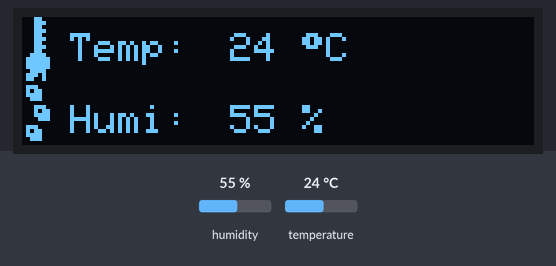
Recording of a sketch running on a simulated Arduino Uno, built with avr-gcc and run on an emulated ATmega328P. Parts: 128×32 one-colour display. Inputs (shaded band) come from the test bench; at power-on: humidity 55 %, temperature 24 °C. The display library's start-up logo is not drawn.

Above: at 3.2 s.
3.3 s: humidity set to 22 %
At 5.3 s:
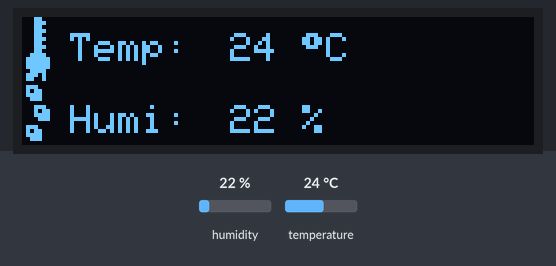
5.6 s: temperature set to 12 °C
At 7.4 s:
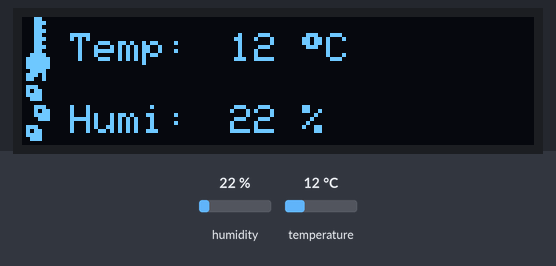
7.7 s: humidity set to 40 %
At 9.5 s:
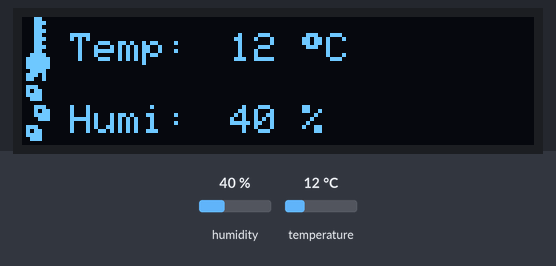
9.8 s: temperature set to 19 °C
At 11.8 s:
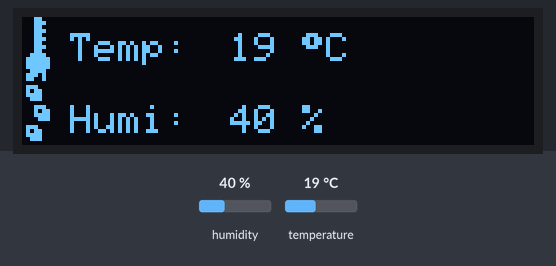
Timing chart, 0 to 12.9 s (numbered marks = the images above; inputs shaded):
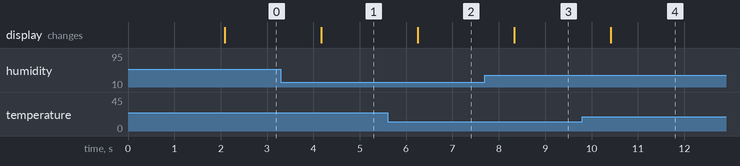

The sketch:

tempandhumi_tiny.ino
```cpp
#include <Wire.h>
#include <Adafruit_GFX.h>
#include <Adafruit_SSD1306.h>

#include <DFRobot_DHT11.h>
DFRobot_DHT11 DHT;
#define DHT11_PIN 8

#define SCREEN_WIDTH 128 // OLED display width, in pixels
#define SCREEN_HEIGHT 32 // OLED display height, in pixels

// Declaration for an SSD1306 display connected to I2C (SDA, SCL pins)
#define OLED_RESET     -1 // Reset pin # (or -1 if sharing Arduino reset pin)
#define SCREEN_ADDRESS 0x3C
Adafruit_SSD1306 display(SCREEN_WIDTH, SCREEN_HEIGHT, &Wire, OLED_RESET);

uint8_t tempImg[] = {0x18, 0x1C, 0x18, 0x1C, 0x18, 0x1C, 0x18, 0x1C, 0x18, 0x3C, 0x7E, 0x7E, 0x7E, 0x3C};

uint8_t humiImg[] = {0x00, 0x70, 0x58, 0x78, 0x38, 0x00, 0x1C, 0x16, 0x1E, 0x0E, 0x00, 0x70, 0x58, 0x78, 0x38, 0x00};

void setup()
{
  Serial.begin(9600);
  display.begin(SSD1306_SWITCHCAPVCC, SCREEN_ADDRESS);
  display.display();
  delay(2000);

  display.clearDisplay();
  display.setTextColor(SSD1306_WHITE);
  display.setTextWrap(false);
  display.setTextSize(1);
}

void loop()
{
  DHT.read(DHT11_PIN);
  display.clearDisplay();

  display.drawBitmap(0, 0, tempImg, 7, 16, WHITE);
  display.setCursor(12, 4);
  display.print("Temp:");

  display.drawBitmap(0, 16, humiImg, 7, 16, WHITE);
  display.setCursor(12, 22);
  display.print("Humi:");

  display.setCursor(52, 4);
  display.print(DHT.temperature);
  display.print(" ");
  display.print((char)247);display.print("C");

  display.setCursor(52, 22);
  display.print(DHT.humidity);
  display.print(" %");

  display.display();
  delay(1000);
}
```

Measured:
- after the input at 3.3 s, the display: changes after 0.87 s (image 1)
- after the input at 5.6 s, the display: changes after 0.65 s (image 2)
- after the input at 7.7 s, the display: changes after 0.63 s (image 3)
- after the input at 9.8 s, the display: changes after 0.61 s (image 4)
